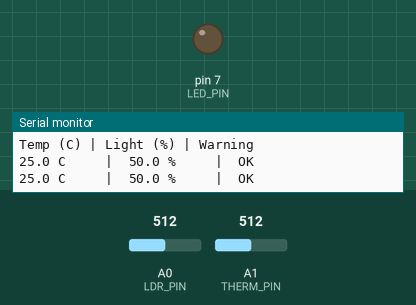
This sketch was run on a simulated Arduino Uno, built with avr-gcc and run on an emulated ATmega328P. Shown: output pins drawn as LEDs (lit = HIGH), the last lines printed to the serial monitor. The inputs (shaded band) are chosen by the test bench; at power-on: A1 (THERM_PIN) = 512, A0 (LDR_PIN) = 512.

Above: at 1.8 s.
1.9 s: A1 (THERM_PIN) set to 555
3.4 s: A1 (THERM_PIN) set to 583
At 4.8 s:
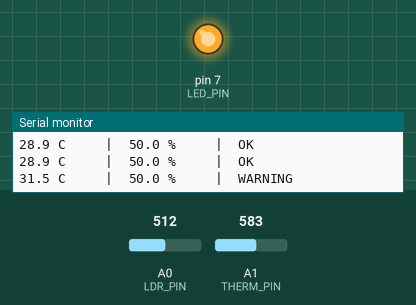
5.5 s: A1 (THERM_PIN) set to 511
At 6.4 s:
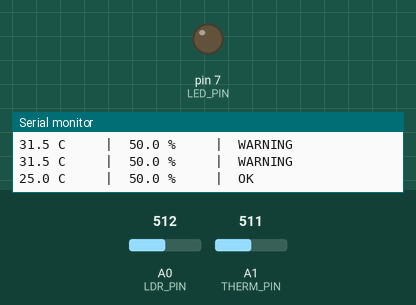
7.5 s: A1 (THERM_PIN) set to 716
At 9.2 s:
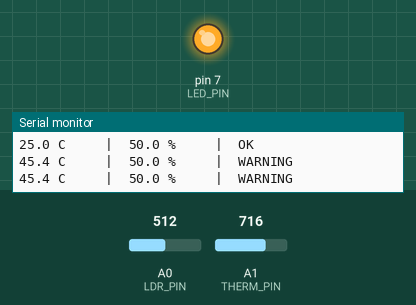
Timing chart, 0 to 10.5 s (numbered marks = the images above; inputs shaded):
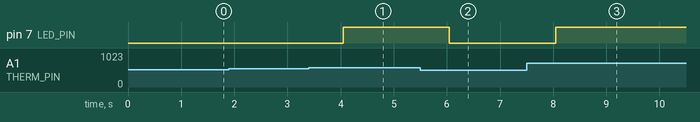

Measured:
- the behaviour switches between 567 and 568 on A1 (THERM_PIN) (found by bisection; images 0 and 1)
- after the input at 3.4 s, pin 7 (LED_PIN): LOW → HIGH after 0.65 s
- after the input at 5.5 s, pin 7 (LED_PIN): HIGH → LOW after 0.55 s
- after the input at 7.5 s, pin 7 (LED_PIN): LOW → HIGH after 0.55 s

The sketch:

home_monitor_v1.ino
```cpp
/*
 * Home Monitoring System - Version 2
 * Updated: added temperature conversion, light classification,
 *          LED warning output and improved serial output
 * Author: JE771
 * Date: 28/04/2026
 *
 * Changes from v1:
 *  - Thermistor raw ADC value now converted to degrees Celsius
 *  - LDR raw value mapped to a 0-100% light level percentage
 *  - LED warning added on pin 7 (triggers if temp > 30C or light < 20%)
 *  - Serial output now shows processed values, not raw ADC
 */

// Pin definitions
const int LDR_PIN   = A0;     // LDR (light sensor)
const int THERM_PIN = A1;     // Thermistor
const int LED_PIN   = 7;      // Warning LED output

// Thermistor constants (10k NTC, 10k series resistor, 3.3V supply)
const float SERIES_RESISTOR = 10000.0;
const float NOMINAL_RESISTANCE = 10000.0;
const float NOMINAL_TEMP = 25.0;      // degrees C
const float B_COEFFICIENT = 3950.0;
const float SUPPLY_VOLTAGE = 3.3;
const float ADC_MAX = 1023.0;

void setup() {
  Serial.begin(9600);
  pinMode(LED_PIN, OUTPUT);
  digitalWrite(LED_PIN, LOW);
  Serial.println("Home Monitoring System - v2 starting...");
  Serial.println("Temp (C) | Light (%) | Warning");
}

void loop() {
  // --- Light level calculation ---
  int lightRaw = analogRead(LDR_PIN);
  // Map raw ADC value to percentage (higher raw = brighter for LDR voltage divider)
  float lightPercent = (lightRaw / ADC_MAX) * 100.0;

  // --- Temperature calculation using Steinhart-Hart simplified (B equation) ---
  int tempRaw = analogRead(THERM_PIN);
  float voltage = (tempRaw / ADC_MAX) * SUPPLY_VOLTAGE;
  float resistance = SERIES_RESISTOR * (SUPPLY_VOLTAGE / voltage - 1.0);

  // Steinhart-Hart B equation
  float steinhart = resistance / NOMINAL_RESISTANCE;
  steinhart = log(steinhart);                          // ln(R/Ro)
  steinhart /= B_COEFFICIENT;                         // 1/B * ln(R/Ro)
  steinhart += 1.0 / (NOMINAL_TEMP + 273.15);         // + (1/To)
  float tempC = (1.0 / steinhart) - 273.15;           // convert to Celsius

  // --- Warning logic ---
  bool warning = (tempC > 30.0 || lightPercent < 20.0);
  digitalWrite(LED_PIN, warning ? HIGH : LOW);

  // --- Serial output ---
  Serial.print(tempC, 1);
  Serial.print(" C     |  ");
  Serial.print(lightPercent, 1);
  Serial.print(" %     |  ");
  Serial.println(warning ? "WARNING" : "OK");

  delay(1000);
}
```
